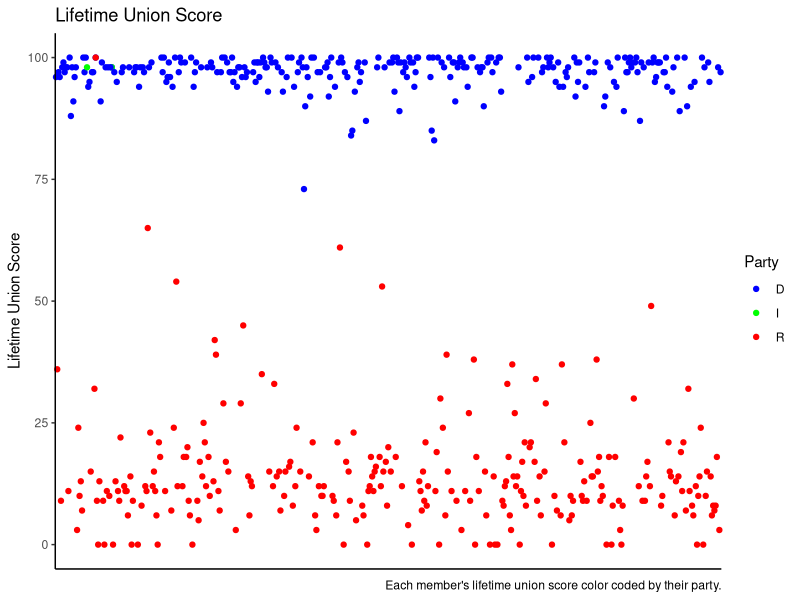
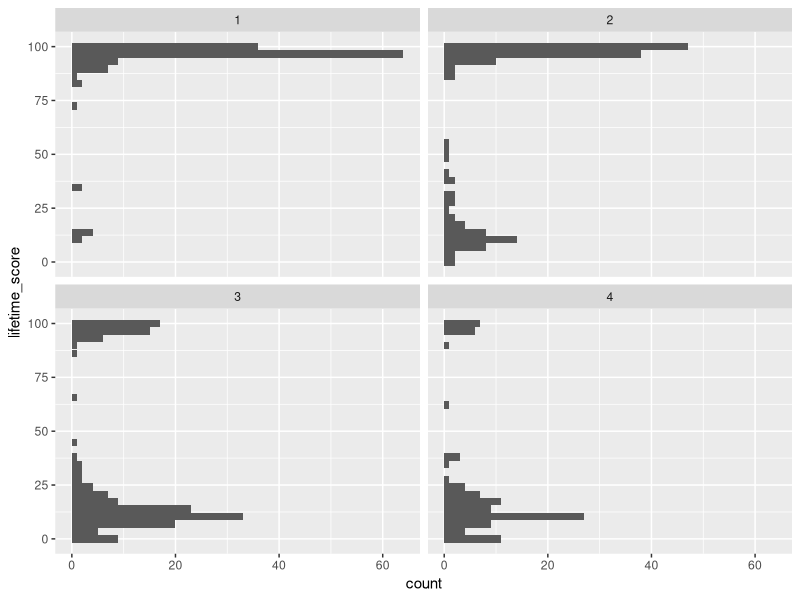
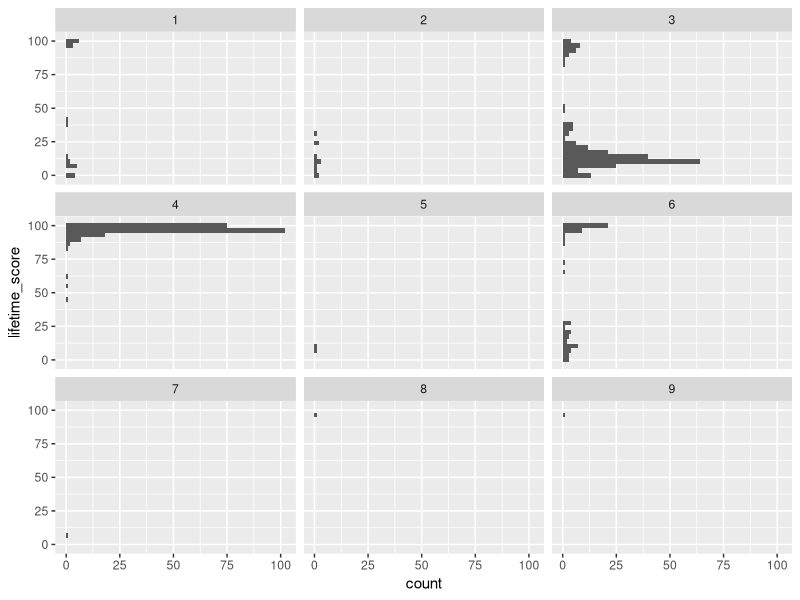
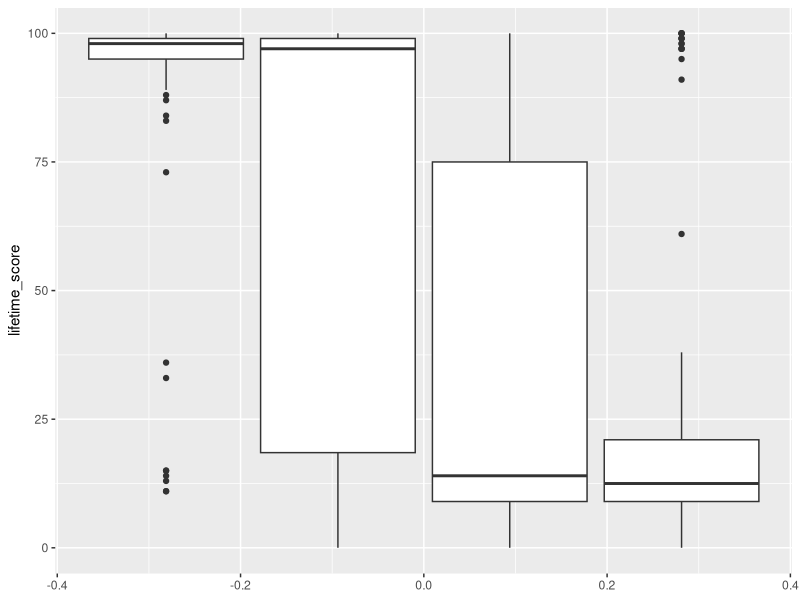
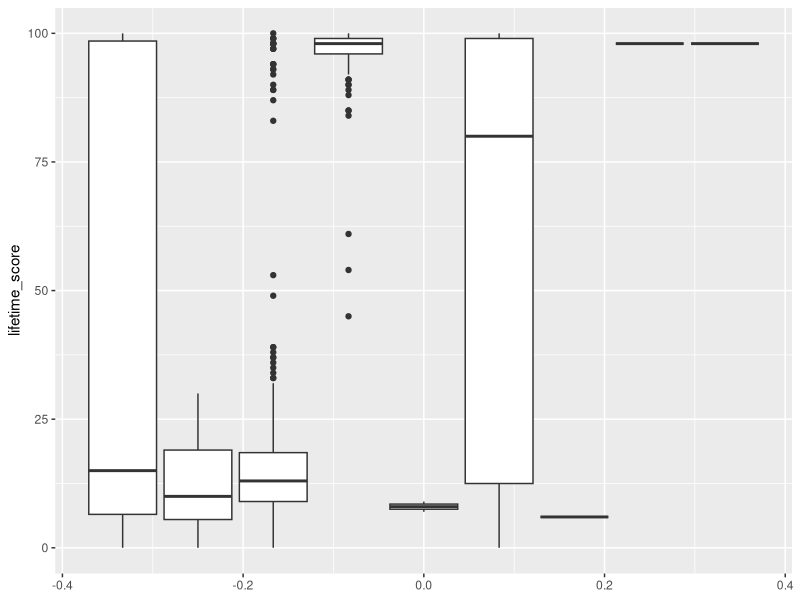
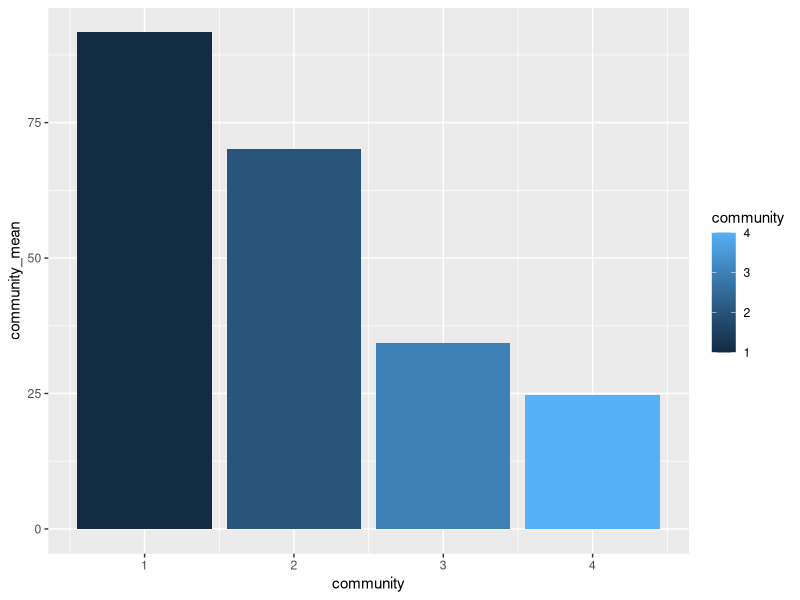
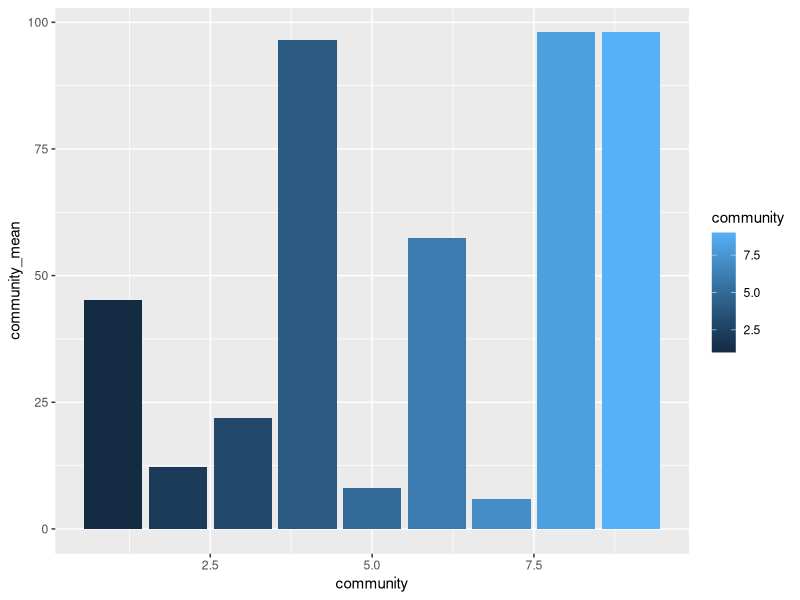

Write R code to recreate these figures, in order.
## ---- chunk 1
library(tidyverse)
library(ggplot2)
individuals = read_csv("./individual_communities_and_scores.csv")
pacs = read_csv("./pac_communities_and_scores.csv")
individuals = individuals %>% 
  mutate(party = str_sub(congresspeople, -2, -2))

individuals = individuals %>% 
  drop_na() %>% 
  rename(score = score1) %>% 
  rename(lifetime_score = lifetime_score1)

pacs = pacs %>% 
  drop_na() %>% 
  rename(score = score1) %>% 
  rename(lifetime_score = lifetime_score1)

## ---- chunk 2
ggplot(individuals, mapping = aes(x = name, y = lifetime_score, color = party))+
  theme_classic()+
  geom_point() +
  coord_cartesian(clip = "off")+
  scale_color_manual(breaks = c("D", "I", "R"), 
                    values = c("blue", "green", "red")) + ##D64045 #20BF55
  labs(title = "Lifetime Union Score",
       caption = "Each member's lifetime union score color coded by their party.",
       y = "Lifetime Union Score")+
  guides(color = guide_legend(title = "Party"))+
  theme(axis.title.x = element_blank(),
        axis.ticks.x = element_blank(),
        axis.text.x = element_blank())
  
## ---- chunk 3
ggplot(individuals, mapping = aes(y = lifetime_score))+
  geom_histogram()+
  facet_wrap(~community)
## ---- chunk 4
ggplot(pacs, mapping = aes(y = lifetime_score))+
  geom_histogram()+
  facet_wrap(~community)

## ---- chunk 5
ggplot(individuals, mapping = aes(group = community, y = lifetime_score))+
  geom_boxplot()
## ---- chunk 6
ggplot(pacs, mapping = aes(group = community, y = lifetime_score))+
  geom_boxplot()

## ---- chunk 7
individual_means = individuals %>% 
  group_by(community) %>% 
  summarize(community_mean = mean(lifetime_score))

ggplot(individual_means, mapping = aes(x = community, y = community_mean, fill = community))+
  geom_bar(stat="identity")
## ---- chunk 8
individual_anova = aov(lifetime_score ~ community, data = individuals)
summary(individual_anova)

## ---- chunk 9
pacs_means = pacs %>% 
  group_by(community) %>% 
  summarize(community_mean = mean(lifetime_score))

ggplot(pacs_means, mapping = aes(x = community, y = community_mean, fill = community))+
  geom_bar(stat="identity")

## ---- chunk 10
pacs_anova = aov(lifetime_score ~ community, data = pacs)
summary(individual_anova)
